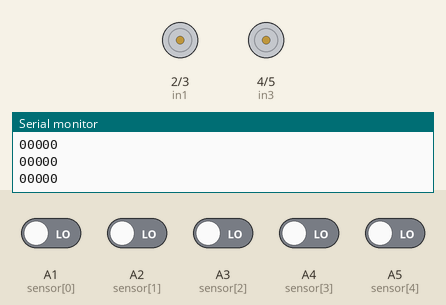
The sketch below on a simulated Arduino Uno, built with avr-gcc and run on an emulated ATmega328P. On the bench: motor-driver pin pairs drawn as motors (green arrow = first pin HIGH = forward, orange = second pin HIGH = backward, longer = more drive, scaled by the enable pin), the last lines printed to the serial monitor. Inputs (shaded band) come from the test bench; at power-on: A1 (sensor[0]), A2 (sensor[1]), A3 (sensor[2]), A4 (sensor[3]), A5 (sensor[4]) LOW.

Above: at 1.2 s.
1.3 s: A1 (sensor[0]) driven HIGH
At 2.0 s:
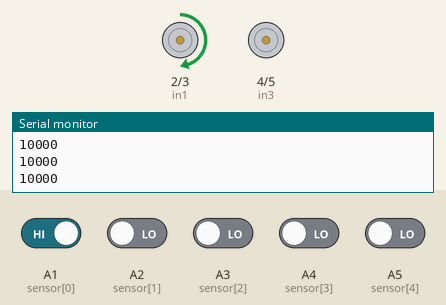
2.8 s: A1 (sensor[0]) driven LOW
At 3.2 s:
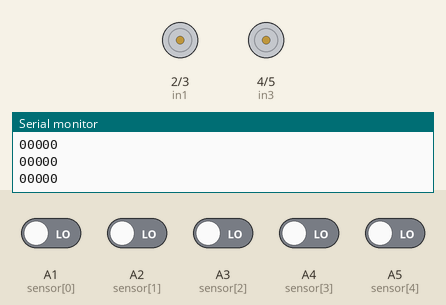
4.3 s: A2 (sensor[1]) driven HIGH
At 5.5 s:
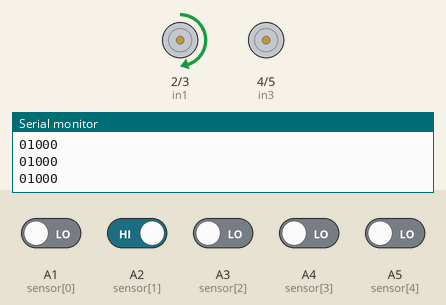
5.8 s: A4 (sensor[3]) driven HIGH
At 6.6 s:
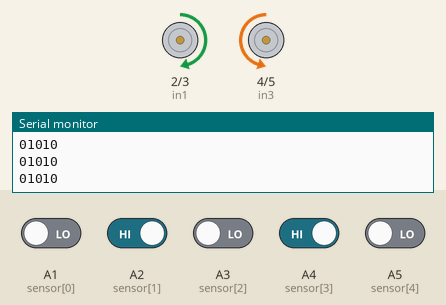
Timing chart, 0 to 8.3 s (numbered marks = the images above; inputs shaded):
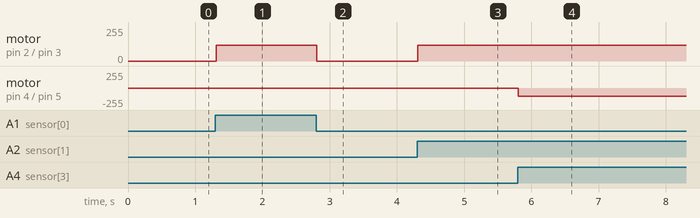

The sketch:

Line_follower_1.ino
```cpp
//Untuk mengontrol motor driver
int in1 = 2;
int in2 = 3;
int in3 = 4;
int in4 = 5;

int ena = 6;
int enb = 9;

//variabel untuk mengontrol sensor
int sensor[] = {A1, A2, A3, A4, A5};
String data = "";
int kecepatan = 120;
void setup() {
  // put your setup code here, to run once:
  pinMode(in1, OUTPUT);
  pinMode(in2, OUTPUT);
  pinMode(in3, OUTPUT);
  pinMode(in4, OUTPUT);
  pinMode(ena, OUTPUT);
  pinMode(enb, OUTPUT);
  for (int i = 0; i < 5; i++) {
    pinMode(sensor[i], INPUT);
  }
  Serial.begin(9600);
}

void loop() {
  // put your main code here, to run repeatedly:
  analogWrite(ena, kecepatan);
  analogWrite(enb, kecepatan);
  data = baca_sensor();
  Serial.println(data);
  if (data == "00000") {
    berhenti();
  }
  //  =========================== KONDISI MAJU =====================
  else if (data == "11011") {
    maju();
  }
  else if (data == "11010") {
    maju();
  }
  else if (data == "01010") {
    maju();
  }
  //  =========================== KONDISI BELOK KIRI ==================
  else if (data == "10011") {
    belok_kiri();
  }
  else if (data == "10111") {
    belok_kiri();
  }
  else if (data == "00111") {
    belok_kiri();
  }
  //  =========================== KONDISI BELOK KANAN ==================
  else if (data == "11001") {
    belok_kanan();
  }
  else if (data == "11101") {
    belok_kanan();
  }
  else if (data == "11100") {
    belok_kanan();
  }
  // ============================ SELAIN ITU ==================
  else{
    belok_kanan();
  }


}

String baca_sensor() {
  String data = "";
  for (int i = 0; i < 5; i++) {
    data = data + String(digitalRead(sensor[i]));
  }
  return data;
}

void mundur() {
  digitalWrite(in1, LOW);
  digitalWrite(in2, HIGH);
  digitalWrite(in3, HIGH);
  digitalWrite(in4, LOW);
}

void maju() {
  digitalWrite(in1, HIGH);
  digitalWrite(in2, LOW);
  digitalWrite(in3, LOW);
  digitalWrite(in4, HIGH);
}

void belok_kiri() {
  digitalWrite(in1, LOW);
  digitalWrite(in2, LOW);
  digitalWrite(in3, LOW);
  digitalWrite(in4, HIGH);
}

void belok_kanan() {
  digitalWrite(in1, HIGH);
  digitalWrite(in2, LOW);
  digitalWrite(in3, LOW);
  digitalWrite(in4, LOW);
}

void berhenti() {
  digitalWrite(in1, LOW);
  digitalWrite(in2, LOW);
  digitalWrite(in3, LOW);
  digitalWrite(in4, LOW);
}
```

Measured:
- after the input at 1.3 s, motor on pin 2 (in1) / pin 3 (in2): stopped → forward 120/255 at once
- after the input at 2.8 s, motor on pin 2 (in1) / pin 3 (in2): forward 120/255 → stopped at once
- after the input at 4.3 s, motor on pin 2 (in1) / pin 3 (in2): stopped → forward 120/255 at once
- after the input at 5.8 s, motor on pin 4 (in3) / pin 5 (in4): stopped → backward 120/255 at once
